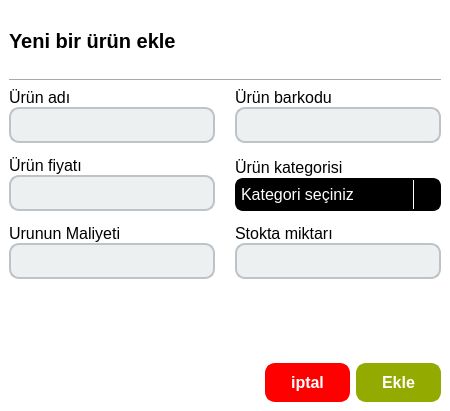
<?xml version="1.0" encoding="UTF-8"?>
<ui version="4.0">
 <class>yeniUrun</class>
 <widget class="QDialog" name="yeniUrun">
  <property name="geometry">
   <rect>
    <x>0</x>
    <y>0</y>
    <width>450</width>
    <height>411</height>
   </rect>
  </property>
  <property name="windowTitle">
   <string>Dialog</string>
  </property>
  <layout class="QGridLayout" name="gridLayout">
   <property name="leftMargin">
    <number>0</number>
   </property>
   <property name="topMargin">
    <number>0</number>
   </property>
   <property name="rightMargin">
    <number>0</number>
   </property>
   <property name="bottomMargin">
    <number>0</number>
   </property>
   <item row="0" column="0">
    <widget class="QWidget" name="widget" native="true">
     <property name="styleSheet">
      <string notr="true">QWidget {
	background-color: white;
}

QLabel {
	
	color: rgb(0, 0, 0);
}


QPushButton {
	background-color: black;
    color: white; 
    border: 2px solid rgb(0, 0, 0);
    border-radius: 10px; 
    padding: 10px 20px; 
    font-size: 13px; 
    font-weight: bold;
}

QPushButton:hover {
	background-color: white; 
    border-color: black;
	color: black;
}

QPushButton:pressed {
    background-color:   black; 
    border-color: white;
	color: white; 
}

QLineEdit {
    background-color: #ecf0f1; 
    color: #2c3e50; 
    border: 2px solid #bdc3c7; 
    border-radius: 10px; 
    padding: 8px 12px; 
    font-size: 12px; 
}

QLineEdit:focus {
    border-color: #2c3e50; 
    background-color: #ffffff; 
}

QLineEdit:hover {
    border-color: #34495e; 
}

/*-----------------------*/

QComboBox {
    background-color: black; 
   	border: 2px solid black;
	padding: 10px 20px; 
    border-radius: 8px; 
    padding: 4px; 
    color: white; 
    font-size: 16px; /* حجم الخط */
    combobox-popup: 0; /* منع ظهور قائمة منبثقة خارجية */
}

QComboBox:hover {

   	border: 2px solid white;

}

QComboBox::drop-down {
    subcontrol-origin: padding;
    subcontrol-position: top right;
    width: 25px; /* عرض زر القائمة المنسدلة */
    border-left: 1px solid white; /* خط فاصل بين القائمة المنسدلة وبقية الصندوق */
}

QComboBox::down-arrow {
    image: url(:/other ic/icon/other ico/arrow down.png);
    width: 13px;
    height: 13px;
}

QComboBox::down-arrow:on {
	image: url(:/other ic/icon/other ico/arrow up.png)
}

QComboBox QAbstractItemView {
    background-color: black; /* لون خلفية القائمة المنسدلة */
   
    selection-background-color: black; /* لون خلفية العنصر المحدد */
    selection-color: white; /* لون النص للعناصر المحددة */
    color: white; /* لون النص للعناصر غير المحددة */
}

</string>
     </property>
     <layout class="QGridLayout" name="gridLayout_15">
      <item row="0" column="0">
       <layout class="QGridLayout" name="gridLayout_6">
        <item row="0" column="0">
         <layout class="QGridLayout" name="gridLayout_13">
          <item row="0" column="0">
           <widget class="QLabel" name="label">
            <property name="font">
             <font>
              <pointsize>15</pointsize>
              <bold>true</bold>
             </font>
            </property>
            <property name="styleSheet">
             <string notr="true"/>
            </property>
            <property name="text">
             <string>Yeni bir ürün ekle</string>
            </property>
           </widget>
          </item>
          <item row="1" column="0">
           <widget class="Line" name="line">
            <property name="orientation">
             <enum>Qt::Orientation::Horizontal</enum>
            </property>
           </widget>
          </item>
         </layout>
        </item>
        <item row="1" column="0">
         <layout class="QGridLayout" name="gridLayout_11">
          <property name="horizontalSpacing">
           <number>20</number>
          </property>
          <item row="0" column="0">
           <layout class="QGridLayout" name="gridLayout_9">
            <property name="verticalSpacing">
             <number>13</number>
            </property>
            <item row="0" column="0">
             <layout class="QGridLayout" name="gridLayout_2">
              <item row="0" column="0">
               <widget class="QLabel" name="label_3">
                <property name="font">
                 <font>
                  <pointsize>12</pointsize>
                  <fontweight>DemiBold</fontweight>
                 </font>
                </property>
                <property name="text">
                 <string>Ürün adı</string>
                </property>
               </widget>
              </item>
              <item row="1" column="0">
               <widget class="QLineEdit" name="urunAd">
                <property name="clearButtonEnabled">
                 <bool>true</bool>
                </property>
               </widget>
              </item>
             </layout>
            </item>
            <item row="1" column="0">
             <layout class="QGridLayout" name="gridLayout_3">
              <item row="0" column="0">
               <widget class="QLabel" name="label_4">
                <property name="font">
                 <font>
                  <pointsize>12</pointsize>
                  <fontweight>DemiBold</fontweight>
                 </font>
                </property>
                <property name="text">
                 <string>Ürün fiyatı</string>
                </property>
               </widget>
              </item>
              <item row="1" column="0">
               <widget class="QLineEdit" name="urunFiyat">
                <property name="clearButtonEnabled">
                 <bool>true</bool>
                </property>
               </widget>
              </item>
             </layout>
            </item>
            <item row="2" column="0">
             <layout class="QGridLayout" name="gridLayout_7">
              <item row="0" column="0">
               <widget class="QLabel" name="label_8">
                <property name="font">
                 <font>
                  <pointsize>12</pointsize>
                  <fontweight>DemiBold</fontweight>
                 </font>
                </property>
                <property name="text">
                 <string>Urunun Maliyeti</string>
                </property>
               </widget>
              </item>
              <item row="1" column="0">
               <widget class="QLineEdit" name="urunMaliyeti">
                <property name="clearButtonEnabled">
                 <bool>true</bool>
                </property>
               </widget>
              </item>
             </layout>
            </item>
           </layout>
          </item>
          <item row="0" column="1">
           <layout class="QGridLayout" name="gridLayout_10">
            <property name="verticalSpacing">
             <number>13</number>
            </property>
            <item row="0" column="0">
             <layout class="QGridLayout" name="gridLayout_5">
              <item row="0" column="0">
               <widget class="QLabel" name="label_6">
                <property name="font">
                 <font>
                  <pointsize>12</pointsize>
                  <fontweight>DemiBold</fontweight>
                 </font>
                </property>
                <property name="text">
                 <string>Ürün barkodu</string>
                </property>
               </widget>
              </item>
              <item row="1" column="0">
               <widget class="QLineEdit" name="urunBarkod">
                <property name="clearButtonEnabled">
                 <bool>true</bool>
                </property>
               </widget>
              </item>
             </layout>
            </item>
            <item row="1" column="0">
             <layout class="QGridLayout" name="gridLayout_8">
              <item row="0" column="0">
               <widget class="QLabel" name="label_9">
                <property name="font">
                 <font>
                  <pointsize>12</pointsize>
                  <fontweight>DemiBold</fontweight>
                 </font>
                </property>
                <property name="text">
                 <string>Ürün kategorisi</string>
                </property>
               </widget>
              </item>
              <item row="1" column="0">
               <widget class="QComboBox" name="comboBox_Kategori">
                <item>
                 <property name="text">
                  <string>Kategori seçiniz</string>
                 </property>
                </item>
               </widget>
              </item>
             </layout>
            </item>
            <item row="2" column="0">
             <layout class="QGridLayout" name="gridLayout_4">
              <item row="0" column="0">
               <widget class="QLabel" name="label_5">
                <property name="font">
                 <font>
                  <pointsize>12</pointsize>
                  <fontweight>DemiBold</fontweight>
                 </font>
                </property>
                <property name="text">
                 <string>Stokta miktarı</string>
                </property>
               </widget>
              </item>
              <item row="1" column="0">
               <widget class="QLineEdit" name="urunMiktar">
                <property name="clearButtonEnabled">
                 <bool>true</bool>
                </property>
               </widget>
              </item>
             </layout>
            </item>
           </layout>
          </item>
         </layout>
        </item>
        <item row="2" column="0">
         <widget class="QLabel" name="label_durumu">
          <property name="font">
           <font>
            <pointsize>11</pointsize>
            <bold>true</bold>
           </font>
          </property>
          <property name="layoutDirection">
           <enum>Qt::LayoutDirection::LeftToRight</enum>
          </property>
          <property name="styleSheet">
           <string notr="true">color: white;</string>
          </property>
          <property name="text">
           <string>Lütfen tüm alanları doldurun</string>
          </property>
          <property name="alignment">
           <set>Qt::AlignmentFlag::AlignCenter</set>
          </property>
         </widget>
        </item>
        <item row="3" column="0">
         <layout class="QGridLayout" name="gridLayout_14">
          <item row="0" column="0">
           <spacer name="horizontalSpacer">
            <property name="orientation">
             <enum>Qt::Orientation::Horizontal</enum>
            </property>
            <property name="sizeHint" stdset="0">
             <size>
              <width>40</width>
              <height>20</height>
             </size>
            </property>
           </spacer>
          </item>
          <item row="0" column="1">
           <layout class="QGridLayout" name="gridLayout_12">
            <item row="0" column="0">
             <widget class="QPushButton" name="pushButton_2">
              <property name="minimumSize">
               <size>
                <width>85</width>
                <height>0</height>
               </size>
              </property>
              <property name="styleSheet">
               <string notr="true">QPushButton {
	background-color: red;
    color: white; 
    border: 2px solid red;
    border-radius: 10px; 
    padding: 8px 13px; 
    font-size: 16px; 
    font-weight: bold;
}

QPushButton:hover {
	background-color: white; 
    border-color: red;
	color: red;
}

QPushButton:pressed {
    background-color:   red; 
    border-color: white;
	color: white; 
}</string>
              </property>
              <property name="text">
               <string>iptal</string>
              </property>
             </widget>
            </item>
            <item row="0" column="1">
             <widget class="QPushButton" name="pushButton">
              <property name="minimumSize">
               <size>
                <width>85</width>
                <height>0</height>
               </size>
              </property>
              <property name="styleSheet">
               <string notr="true">QPushButton {
	background-color: rgb(147, 170, 0);
    color: white; 
    border: 2px solid rgb(147, 170, 0);
    border-radius: 10px; 
    padding: 8px 13px; 
    font-size: 16px; 
    font-weight: bold;
}

QPushButton:hover {
	background-color: white; 
    border-color: rgb(147, 170, 0);
	color: rgb(147, 170, 0);
}

QPushButton:pressed {
    background-color:   rgb(147, 170, 0); 
    border-color: white;
	color: white; 
}</string>
              </property>
              <property name="text">
               <string>Ekle</string>
              </property>
             </widget>
            </item>
           </layout>
          </item>
         </layout>
        </item>
       </layout>
      </item>
     </layout>
    </widget>
   </item>
  </layout>
 </widget>
 <resources/>
 <connections/>
</ui>
